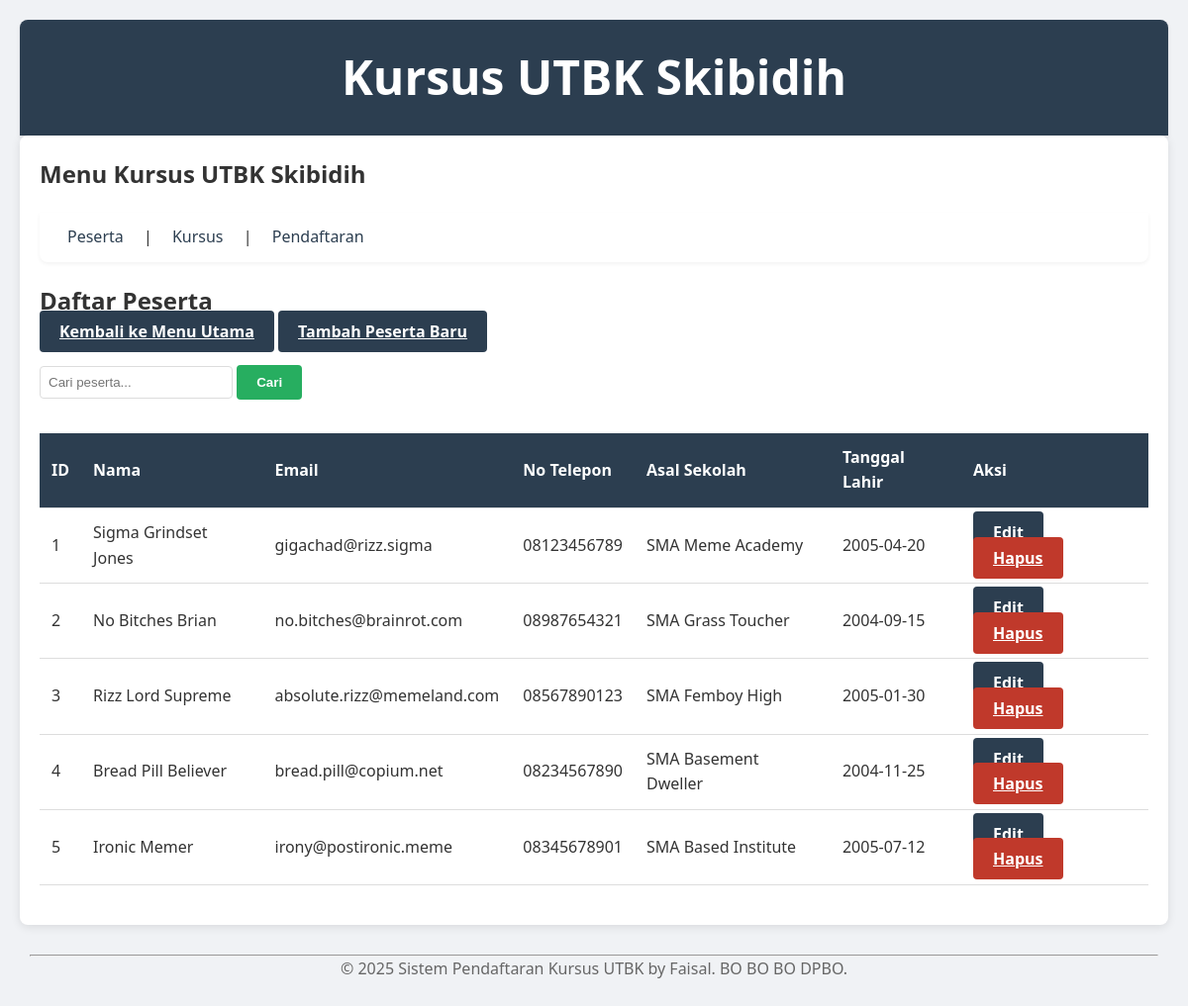
/?page=peserta, run on the app's committed database.
### tables this page shows
CREATE TABLE `peserta` (
  `id` int(11) NOT NULL,
  `nama` varchar(100) NOT NULL,
  `email` varchar(100) NOT NULL,
  `no_telepon` varchar(20) DEFAULT NULL,
  `asal_sekolah` varchar(100) DEFAULT NULL,
  `tanggal_lahir` date DEFAULT NULL
);

### config/db.php (called while the page is built, shortened)
<?php
class Database {
    private $host = "localhost";
    private $username = "root";
    private $password = "";
    private $dbname = "db_kursus";
    public function __construct() {
        try {
            $this->conn = new PDO("mysql:host=$this->host;dbname=$this->dbname", $this->username, $this->password);
        } catch (PDOException $e) {
            echo "Connection failed: " . $e->getMessage();
        }
    }
}
?>

### class/Peserta.php (called while the page is built, shortened)
<?php
require_once 'config/db.php';
class Peserta {
    private $db;
    public function __construct() {
        $this->db = (new Database())->conn;
    }
    public function getAllPeserta() {
        $stmt = $this->db->query("SELECT * FROM peserta");
        return $stmt->fetchAll(PDO::FETCH_ASSOC);
    }
}
?>

### view/peserta.php (the view, shortened to what this page needs)
<link rel="stylesheet" href="../style.css">
<h2>Daftar Peserta</h2>
<a href="index.php?page=peserta" class="btn btn-primary mb-3">Kembali ke Menu Utama</a>
<a href="index.php?page=peserta&action=add" class="btn btn-primary mb-3">Tambah Peserta Baru</a>
<form action="index.php" method="get" class="mb-3">
    <div class="form-group" style="display: inline-block;">
        <input type="text" name="keyword"
               placeholder="Cari peserta..."
               value="<?= isset($_GET['keyword']) ? htmlspecialchars($_GET['keyword']) : '' ?>">
    </div>
    <button type="submit" class="btn btn-success">Cari</button>
</form>
<table>
    <tr>
        <th>ID</th>
        <th>Nama</th>
        <th>Email</th>
        <th>No Telepon</th>
        <th>Asal Sekolah</th>
        <th>Tanggal Lahir</th>
        <th>Aksi</th>
    </tr>
    <?php
    $data = $hasilPencarian ?? $dataPeserta;
    foreach ($data as $p):
    ?>
    <tr>
        <td><?= htmlspecialchars($p['id']) ?></td>
        <td><?= htmlspecialchars($p['nama']) ?></td>
        <td><?= htmlspecialchars($p['email']) ?></td>
        <td><?= htmlspecialchars($p['no_telepon']) ?></td>
        <td><?= htmlspecialchars($p['asal_sekolah']) ?></td>
        <td><?= htmlspecialchars($p['tanggal_lahir']) ?></td>
        <td>
            <a href="index.php?page=peserta&action=edit&id=<?= $p['id'] ?>"
               class="btn btn-primary btn-sm">Edit</a>
            <a href="index.php?page=peserta&action=delete&id=<?= $p['id'] ?>"
               class="btn btn-danger btn-sm"
               onclick="return confirm('Yakin ingin menghapus peserta ini?')">Hapus</a>
        </td>
    </tr>
    <?php endforeach; ?>
</table>

### style.css (style rules this page uses)
:root { --primary-color: #2c3e50; --secondary-color: #2980b9; --success-color: #27ae60; --danger-color: #c0392b; --warning-color: #f1c40f; --light-bg: #f8f9fa; }
* { margin: 0; padding: 0; box-sizing: border-box; }
body { font-family: 'Segoe UI', Tahoma, Geneva, Verdana, sans-serif; line-height: 1.6; padding: 20px; max-width: 1200px; margin: 0 auto; background-color: #f0f2f5; color: #333; }
table { width: 100%; border-collapse: collapse; margin: 20px 0; }
th, td { padding: 12px; text-align: left; border-bottom: 1px solid #ddd; }
th { background: var(--primary-color); color: white; }
form { margin: 20px 0; }
.form-group { margin-bottom: 15px; }
.form-group input, .form-group select { width: 100%; padding: 8px; border: 1px solid #ddd; border-radius: 4px; }
button, .btn { padding: 10px 20px; border: none; border-radius: 4px; cursor: pointer; font-weight: bold; transition: all 0.3s ease; }
.btn-primary { background: var(--primary-color); color: white; }
.btn-success { background: var(--success-color); color: white; }
.btn-danger { background: var(--danger-color); color: white; }

### data on the page
peserta: id "1", nama "Sigma Grindset Jones", email "gigachad@rizz.sigma", no_telepon "08123456789", asal_sekolah "SMA Meme Academy", tanggal_lahir "2005-04-20"
peserta: id "2", nama "No Bitches Brian", email "no.bitches@brainrot.com", no_telepon "08987654321", asal_sekolah "SMA Grass Toucher", tanggal_lahir "2004-09-15"
peserta: id "3", nama "Rizz Lord Supreme", email "absolute.rizz@memeland.com", no_telepon "08567890123", asal_sekolah "SMA Femboy High", tanggal_lahir "2005-01-30"
peserta: id "4", nama "Bread Pill Believer", email "bread.pill@copium.net", no_telepon "08234567890", asal_sekolah "SMA Basement Dweller", tanggal_lahir "2004-11-25"
peserta: id "5", nama "Ironic Memer", email "irony@postironic.meme", no_telepon "08345678901", asal_sekolah "SMA Based Institute", tanggal_lahir "2005-07-12"
